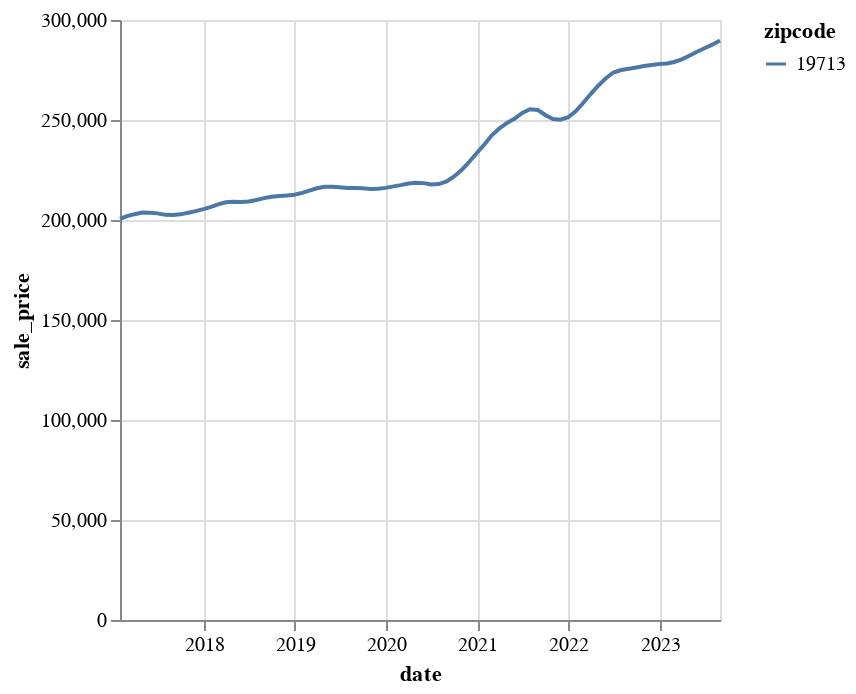

Here is the notebook cell this chart was saved with:
### Code cell
alt.Chart(top20).mark_line().encode(
    x='date:T',
    y= 'sale_price',
    color='zipcode'
)

### Figure 1 — Vega-Lite specification as saved in the notebook (floating-point values rounded to 4 significant figures)
{"config": {"view": {"continuousWidth": 300, "continuousHeight": 300}}, "data": {"name": "data-2b7bda05f4f88726af01329d7cc7e0e0"}, "mark": {"type": "line"}, "encoding": {"color": {"field": "zipcode", "type": "nominal"}, "x": {"field": "date", "type": "temporal"}, "y": {"field": "sale_price", "type": "quantitative"}}, "$schema": "https://vega.github.io/schema/vega-lite/v5.15.1.json", "datasets": {"data-2b7bda05f4f88726af01329d7cc7e0e0": [{"RegionID": 66037, "SizeRank": 2929, "zipcode": "19713", "RegionType": "zip", "StateName": "DE", "State": "DE", "City": "Newark", "Metro": "Philadelphia-Camden-Wilmington, PA-NJ-DE-MD", "CountyName": "New Castle County", "date": "2021-12-31T00:00:00", "sale_price": 251400.0, "year": "2021", "sale_price_lagged_1month": 250200.0, "sale_price_lagged_12months": 233600.0, "month_over_month_change": -0.00483, "year_over_year_change": -0.07067}, {"RegionID": 66037, "SizeRank": 2929, "zipcode": "19713", "RegionType": "zip", "StateName": "DE", "State": "DE", "City": "Newark", "Metro": "Philadelphia-Camden-Wilmington, PA-NJ-DE-MD", "CountyName": "New Castle County", "date": "2017-05-31T00:00:00", "sale_price": 203600.0, "year": "2017", "sale_price_lagged_1month": 203700.0, "sale_price_lagged_12months": null, "month_over_month_change": 0.0004818, "year_over_year_change": null}, {"RegionID": 66037, "SizeRank": 2929, "zipcode": "19713", "RegionType": "zip", "StateName": "DE", "State": "DE", "City": "Newark", "Metro": "Philadelphia-Camden-Wilmington, PA-NJ-DE-MD", "CountyName": "New Castle County", "date": "2020-03-31T00:00:00", "sale_price": 218200.0, "year": "2020", "sale_price_lagged_1month": 217400.0, "sale_price_lagged_12months": 215800.0, "month_over_month_change": -0.003564, "year_over_year_change": -0.01089}, {"RegionID": 66037, "SizeRank": 2929, "zipcode": "19713", "RegionType": "zip", "StateName": "DE", "State": "DE", "City": "Newark", "Metro": "Philadelphia-Camden-Wilmington, PA-NJ-DE-MD", "CountyName": "New Castle County", "date": "2020-07-31T00:00:00", "sale_price": 217900.0, "year": "2020", "sale_price_lagged_1month": 217800.0, "sale_price_lagged_12months": 216000.0, "month_over_month_change": -0.0008337, "year_over_year_change": -0.009067}, {"RegionID": 66037, "SizeRank": 2929, "zipcode": "19713", "RegionType": "zip", "StateName": "DE", "State": "DE", "City": "Newark", "Metro": "Philadelphia-Camden-Wilmington, PA-NJ-DE-MD", "CountyName": "New Castle County", "date": "2017-08-31T00:00:00", "sale_price": 202500.0, "year": "2017", "sale_price_lagged_1month": 202600.0, "sale_price_lagged_12months": null, "month_over_month_change": 0.0002311, "year_over_year_change": null}, {"RegionID": 66037, "SizeRank": 2929, "zipcode": "19713", "RegionType": "zip", "StateName": "DE", "State": "DE", "City": "Newark", "Metro": "Philadelphia-Camden-Wilmington, PA-NJ-DE-MD", "CountyName": "New Castle County", "date": "2019-11-30T00:00:00", "sale_price": 215600.0, "year": "2019", "sale_price_lagged_1month": 215500.0, "sale_price_lagged_12months": 212200.0, "month_over_month_change": -0.0002179, "year_over_year_change": -0.01545}, {"RegionID": 66037, "SizeRank": 2929, "zipcode": "19713", "RegionType": "zip", "StateName": "DE", "State": "DE", "City": "Newark", "Metro": "Philadelphia-Camden-Wilmington, PA-NJ-DE-MD", "CountyName": "New Castle County", "date": "2018-05-31T00:00:00", "sale_price": 209000.0, "year": "2018", "sale_price_lagged_1month": 209200.0, "sale_price_lagged_12months": 203600.0, "month_over_month_change": 0.0006049, "year_over_year_change": -0.02592}, {"RegionID": 66037, "SizeRank": 2929, "zipcode": "19713", "RegionType": "zip", "StateName": "DE", "State": "DE", "City": "Newark", "Metro": "Philadelphia-Camden-Wilmington, PA-NJ-DE-MD", "CountyName": "New Castle County", "date": "2023-08-31T00:00:00", "sale_price": 289700.0, "year": "2023", "sale_price_lagged_1month": 287700.0, "sale_price_lagged_12months": 275600.0, "month_over_month_change": -0.007087, "year_over_year_change": -0.04878}, {"RegionID": 66037, "SizeRank": 2929, "zipcode": "19713", "RegionType": "zip", "StateName": "DE", "State": "DE", "City": "Newark", "Metro": "Philadelphia-Camden-Wilmington, PA-NJ-DE-MD", "CountyName": "New Castle County", "date": "2017-04-30T00:00:00", "sale_price": 203700.0, "year": "2017", "sale_price_lagged_1month": 202900.0, "sale_price_lagged_12months": null, "month_over_month_change": -0.003906, "year_over_year_change": null}, {"RegionID": 66037, "SizeRank": 2929, "zipcode": "19713", "RegionType": "zip", "StateName": "DE", "State": "DE", "City": "Newark", "Metro": "Philadelphia-Camden-Wilmington, PA-NJ-DE-MD", "CountyName": "New Castle County", "date": "2017-10-31T00:00:00", "sale_price": 203700.0, "year": "2017", "sale_price_lagged_1month": 202800.0, "sale_price_lagged_12months": null, "month_over_month_change": -0.004122, "year_over_year_change": null}, {"RegionID": 66037, "SizeRank": 2929, "zipcode": "19713", "RegionType": "zip", "StateName": "DE", "State": "DE", "City": "Newark", "Metro": "Philadelphia-Camden-Wilmington, PA-NJ-DE-MD", "CountyName": "New Castle County", "date": "2022-11-30T00:00:00", "sale_price": 277500.0, "year": "2022", "sale_price_lagged_1month": 277000.0, "sale_price_lagged_12months": 250200.0, "month_over_month_change": -0.001978, "year_over_year_change": -0.09846}, {"RegionID": 66037, "SizeRank": 2929, "zipcode": "19713", "RegionType": "zip", "StateName": "DE", "State": "DE", "City": "Newark", "Metro": "Philadelphia-Camden-Wilmington, PA-NJ-DE-MD", "CountyName": "New Castle County", "date": "2023-03-31T00:00:00", "sale_price": 280300.0, "year": "2023", "sale_price_lagged_1month": 279000.0, "sale_price_lagged_12months": 263000.0, "month_over_month_change": -0.004695, "year_over_year_change": -0.06192}, {"RegionID": 66037, "SizeRank": 2929, "zipcode": "19713", "RegionType": "zip", "StateName": "DE", "State": "DE", "City": "Newark", "Metro": "Philadelphia-Camden-Wilmington, PA-NJ-DE-MD", "CountyName": "New Castle County", "date": "2019-09-30T00:00:00", "sale_price": 215800.0, "year": "2019", "sale_price_lagged_1month": 216000.0, "sale_price_lagged_12months": 211600.0, "month_over_month_change": 0.0007397, "year_over_year_change": -0.01966}, {"RegionID": 66037, "SizeRank": 2929, "zipcode": "19713", "RegionType": "zip", "StateName": "DE", "State": "DE", "City": "Newark", "Metro": "Philadelphia-Camden-Wilmington, PA-NJ-DE-MD", "CountyName": "New Castle County", "date": "2019-05-31T00:00:00", "sale_price": 216700.0, "year": "2019", "sale_price_lagged_1month": 216600.0, "sale_price_lagged_12months": 209000.0, "month_over_month_change": -0.0004363, "year_over_year_change": -0.03524}, {"RegionID": 66037, "SizeRank": 2929, "zipcode": "19713", "RegionType": "zip", "StateName": "DE", "State": "DE", "City": "Newark", "Metro": "Philadelphia-Camden-Wilmington, PA-NJ-DE-MD", "CountyName": "New Castle County", "date": "2018-06-30T00:00:00", "sale_price": 209300.0, "year": "2018", "sale_price_lagged_1month": 209000.0, "sale_price_lagged_12months": 203300.0, "month_over_month_change": -0.001234, "year_over_year_change": -0.02851}, {"RegionID": 66037, "SizeRank": 2929, "zipcode": "19713", "RegionType": "zip", "StateName": "DE", "State": "DE", "City": "Newark", "Metro": "Philadelphia-Camden-Wilmington, PA-NJ-DE-MD", "CountyName": "New Castle County", "date": "2020-02-29T00:00:00", "sale_price": 217400.0, "year": "2020", "sale_price_lagged_1month": 216800.0, "sale_price_lagged_12months": 214700.0, "month_over_month_change": -0.002912, "year_over_year_change": -0.01261}, {"RegionID": 66037, "SizeRank": 2929, "zipcode": "19713", "RegionType": "zip", "StateName": "DE", "State": "DE", "City": "Newark", "Metro": "Philadelphia-Camden-Wilmington, PA-NJ-DE-MD", "CountyName": "New Castle County", "date": "2021-10-31T00:00:00", "sale_price": 250500.0, "year": "2021", "sale_price_lagged_1month": 252500.0, "sale_price_lagged_12months": 225100.0, "month_over_month_change": 0.008093, "year_over_year_change": -0.1015}, {"RegionID": 66037, "SizeRank": 2929, "zipcode": "19713", "RegionType": "zip", "StateName": "DE", "State": "DE", "City": "Newark", "Metro": "Philadelphia-Camden-Wilmington, PA-NJ-DE-MD", "CountyName": "New Castle County", "date": "2017-02-28T00:00:00", "sale_price": 201900.0, "year": "2017", "sale_price_lagged_1month": 200600.0, "sale_price_lagged_12months": null, "month_over_month_change": -0.006385, "year_over_year_change": null}, {"RegionID": 66037, "SizeRank": 2929, "zipcode": "19713", "RegionType": "zip", "StateName": "DE", "State": "DE", "City": "Newark", "Metro": "Philadelphia-Camden-Wilmington, PA-NJ-DE-MD", "CountyName": "New Castle County", "date": "2019-01-31T00:00:00", "sale_price": 213500.0, "year": "2019", "sale_price_lagged_1month": 212600.0, "sale_price_lagged_12months": 206500.0, "month_over_month_change": -0.004299, "year_over_year_change": -0.03278}, {"RegionID": 66037, "SizeRank": 2929, "zipcode": "19713", "RegionType": "zip", "StateName": "DE", "State": "DE", "City": "Newark", "Metro": "Philadelphia-Camden-Wilmington, PA-NJ-DE-MD", "CountyName": "New Castle County", "date": "2020-11-30T00:00:00", "sale_price": 229100.0, "year": "2020", "sale_price_lagged_1month": 225100.0, "sale_price_lagged_12months": 215600.0, "month_over_month_change": -0.01775, "year_over_year_change": -0.05911}, {"RegionID": 66037, "SizeRank": 2929, "zipcode": "19713", "RegionType": "zip", "StateName": "DE", "State": "DE", "City": "Newark", "Metro": "Philadelphia-Camden-Wilmington, PA-NJ-DE-MD", "CountyName": "New Castle County", "date": "2017-09-30T00:00:00", "sale_price": 202800.0, "year": "2017", "sale_price_lagged_1month": 202500.0, "sale_price_lagged_12months": null, "month_over_month_change": -0.001464, "year_over_year_change": null}, {"RegionID": 66037, "SizeRank": 2929, "zipcode": "19713", "RegionType": "zip", "StateName": "DE", "State": "DE", "City": "Newark", "Metro": "Philadelphia-Camden-Wilmington, PA-NJ-DE-MD", "CountyName": "New Castle County", "date": "2018-11-30T00:00:00", "sale_price": 212200.0, "year": "2018", "sale_price_lagged_1month": 212000.0, "sale_price_lagged_12months": 204500.0, "month_over_month_change": -0.001181, "year_over_year_change": -0.03672}, {"RegionID": 66037, "SizeRank": 2929, "zipcode": "19713", "RegionType": "zip", "StateName": "DE", "State": "DE", "City": "Newark", "Metro": "Philadelphia-Camden-Wilmington, PA-NJ-DE-MD", "CountyName": "New Castle County", "date": "2018-07-31T00:00:00", "sale_price": 210000.0, "year": "2018", "sale_price_lagged_1month": 209300.0, "sale_price_lagged_12months": 202600.0, "month_over_month_change": -0.003419, "year_over_year_change": -0.03538}, {"RegionID": 66037, "SizeRank": 2929, "zipcode": "19713", "RegionType": "zip", "StateName": "DE", "State": "DE", "City": "Newark", "Metro": "Philadelphia-Camden-Wilmington, PA-NJ-DE-MD", "CountyName": "New Castle County", "date": "2022-04-30T00:00:00", "sale_price": 267100.0, "year": "2022", "sale_price_lagged_1month": 263000.0, "sale_price_lagged_12months": 248600.0, "month_over_month_change": -0.01558, "year_over_year_change": -0.06953}, {"RegionID": 66037, "SizeRank": 2929, "zipcode": "19713", "RegionType": "zip", "StateName": "DE", "State": "DE", "City": "Newark", "Metro": "Philadelphia-Camden-Wilmington, PA-NJ-DE-MD", "CountyName": "New Castle County", "date": "2021-03-31T00:00:00", "sale_price": 245800.0, "year": "2021", "sale_price_lagged_1month": 242400.0, "sale_price_lagged_12months": 218200.0, "month_over_month_change": -0.01414, "year_over_year_change": -0.1124}, {"RegionID": 66037, "SizeRank": 2929, "zipcode": "19713", "RegionType": "zip", "StateName": "DE", "State": "DE", "City": "Newark", "Metro": "Philadelphia-Camden-Wilmington, PA-NJ-DE-MD", "CountyName": "New Castle County", "date": "2022-01-31T00:00:00", "sale_price": 254500.0, "year": "2022", "sale_price_lagged_1month": 251400.0, "sale_price_lagged_12months": 238000.0, "month_over_month_change": -0.0122, "year_over_year_change": -0.06486}, {"RegionID": 66037, "SizeRank": 2929, "zipcode": "19713", "RegionType": "zip", "StateName": "DE", "State": "DE", "City": "Newark", "Metro": "Philadelphia-Camden-Wilmington, PA-NJ-DE-MD", "CountyName": "New Castle County", "date": "2019-07-31T00:00:00", "sale_price": 216000.0, "year": "2019", "sale_price_lagged_1month": 216400.0, "sale_price_lagged_12months": 210000.0, "month_over_month_change": 0.00187, "year_over_year_change": -0.02764}, {"RegionID": 66037, "SizeRank": 2929, "zipcode": "19713", "RegionType": "zip", "StateName": "DE", "State": "DE", "City": "Newark", "Metro": "Philadelphia-Camden-Wilmington, PA-NJ-DE-MD", "CountyName": "New Castle County", "date": "2020-01-31T00:00:00", "sale_price": 216800.0, "year": "2020", "sale_price_lagged_1month": 216100.0, "sale_price_lagged_12months": 213500.0, "month_over_month_change": -0.003449, "year_over_year_change": -0.01506}, {"RegionID": 66037, "SizeRank": 2929, "zipcode": "19713", "RegionType": "zip", "StateName": "DE", "State": "DE", "City": "Newark", "Metro": "Philadelphia-Camden-Wilmington, PA-NJ-DE-MD", "CountyName": "New Castle County", "date": "2022-12-31T00:00:00", "sale_price": 278000.0, "year": "2022", "sale_price_lagged_1month": 277500.0, "sale_price_lagged_12months": 251400.0, "month_over_month_change": -0.00161, "year_over_year_change": -0.09555}, {"RegionID": 66037, "SizeRank": 2929, "zipcode": "19713", "RegionType": "zip", "StateName": "DE", "State": "DE", "City": "Newark", "Metro": "Philadelphia-Camden-Wilmington, PA-NJ-DE-MD", "CountyName": "New Castle County", "date": "2020-08-31T00:00:00", "sale_price": 219300.0, "year": "2020", "sale_price_lagged_1month": 217900.0, "sale_price_lagged_12months": 216000.0, "month_over_month_change": -0.006083, "year_over_year_change": -0.01508}, {"RegionID": 66037, "SizeRank": 2929, "zipcode": "19713", "RegionType": "zip", "StateName": "DE", "State": "DE", "City": "Newark", "Metro": "Philadelphia-Camden-Wilmington, PA-NJ-DE-MD", "CountyName": "New Castle County", "date": "2022-05-31T00:00:00", "sale_price": 270900.0, "year": "2022", "sale_price_lagged_1month": 267100.0, "sale_price_lagged_12months": 250700.0, "month_over_month_change": -0.01392, "year_over_year_change": -0.07438}, {"RegionID": 66037, "SizeRank": 2929, "zipcode": "19713", "RegionType": "zip", "StateName": "DE", "State": "DE", "City": "Newark", "Metro": "Philadelphia-Camden-Wilmington, PA-NJ-DE-MD", "CountyName": "New Castle County", "date": "2018-09-30T00:00:00", "sale_price": 211600.0, "year": "2018", "sale_price_lagged_1month": 210900.0, "sale_price_lagged_12months": 202800.0, "month_over_month_change": -0.003055, "year_over_year_change": -0.04136}, {"RegionID": 66037, "SizeRank": 2929, "zipcode": "19713", "RegionType": "zip", "StateName": "DE", "State": "DE", "City": "Newark", "Metro": "Philadelphia-Camden-Wilmington, PA-NJ-DE-MD", "CountyName": "New Castle County", "date": "2020-10-31T00:00:00", "sale_price": 225100.0, "year": "2020", "sale_price_lagged_1month": 221800.0, "sale_price_lagged_12months": 215500.0, "month_over_month_change": -0.01458, "year_over_year_change": -0.04232}, {"RegionID": 66037, "SizeRank": 2929, "zipcode": "19713", "RegionType": "zip", "StateName": "DE", "State": "DE", "City": "Newark", "Metro": "Philadelphia-Camden-Wilmington, PA-NJ-DE-MD", "CountyName": "New Castle County", "date": "2021-07-31T00:00:00", "sale_price": 255400.0, "year": "2021", "sale_price_lagged_1month": 253600.0, "sale_price_lagged_12months": 217900.0, "month_over_month_change": -0.007165, "year_over_year_change": -0.1466}, {"RegionID": 66037, "SizeRank": 2929, "zipcode": "19713", "RegionType": "zip", "StateName": "DE", "State": "DE", "City": "Newark", "Metro": "Philadelphia-Camden-Wilmington, PA-NJ-DE-MD", "CountyName": "New Castle County", "date": "2017-12-31T00:00:00", "sale_price": 205400.0, "year": "2017", "sale_price_lagged_1month": 204500.0, "sale_price_lagged_12months": null, "month_over_month_change": -0.004766, "year_over_year_change": null}, {"RegionID": 66037, "SizeRank": 2929, "zipcode": "19713", "RegionType": "zip", "StateName": "DE", "State": "DE", "City": "Newark", "Metro": "Philadelphia-Camden-Wilmington, PA-NJ-DE-MD", "CountyName": "New Castle County", "date": "2023-01-31T00:00:00", "sale_price": 278200.0, "year": "2023", "sale_price_lagged_1month": 278000.0, "sale_price_lagged_12months": 254500.0, "month_over_month_change": -0.0009488, "year_over_year_change": -0.08525}, {"RegionID": 66037, "SizeRank": 2929, "zipcode": "19713", "RegionType": "zip", "StateName": "DE", "State": "DE", "City": "Newark", "Metro": "Philadelphia-Camden-Wilmington, PA-NJ-DE-MD", "CountyName": "New Castle County", "date": "2021-11-30T00:00:00", "sale_price": 250200.0, "year": "2021", "sale_price_lagged_1month": 250500.0, "sale_price_lagged_12months": 229100.0, "month_over_month_change": 0.001153, "year_over_year_change": -0.0842}, {"RegionID": 66037, "SizeRank": 2929, "zipcode": "19713", "RegionType": "zip", "StateName": "DE", "State": "DE", "City": "Newark", "Metro": "Philadelphia-Camden-Wilmington, PA-NJ-DE-MD", "CountyName": "New Castle County", "date": "2019-04-30T00:00:00", "sale_price": 216600.0, "year": "2019", "sale_price_lagged_1month": 215800.0, "sale_price_lagged_12months": 209200.0, "month_over_month_change": -0.003325, "year_over_year_change": -0.03424}, {"RegionID": 66037, "SizeRank": 2929, "zipcode": "19713", "RegionType": "zip", "StateName": "DE", "State": "DE", "City": "Newark", "Metro": "Philadelphia-Camden-Wilmington, PA-NJ-DE-MD", "CountyName": "New Castle County", "date": "2018-02-28T00:00:00", "sale_price": 207900.0, "year": "2018", "sale_price_lagged_1month": 206500.0, "sale_price_lagged_12months": 201900.0, "month_over_month_change": -0.006291, "year_over_year_change": -0.02861}, {"RegionID": 66037, "SizeRank": 2929, "zipcode": "19713", "RegionType": "zip", "StateName": "DE", "State": "DE", "City": "Newark", "Metro": "Philadelphia-Camden-Wilmington, PA-NJ-DE-MD", "CountyName": "New Castle County", "date": "2017-07-31T00:00:00", "sale_price": 202600.0, "year": "2017", "sale_price_lagged_1month": 203300.0, "sale_price_lagged_12months": null, "month_over_month_change": 0.003683, "year_over_year_change": null}, {"RegionID": 66037, "SizeRank": 2929, "zipcode": "19713", "RegionType": "zip", "StateName": "DE", "State": "DE", "City": "Newark", "Metro": "Philadelphia-Camden-Wilmington, PA-NJ-DE-MD", "CountyName": "New Castle County", "date": "2022-10-31T00:00:00", "sale_price": 277000.0, "year": "2022", "sale_price_lagged_1month": 276200.0, "sale_price_lagged_12months": 250500.0, "month_over_month_change": -0.002643, "year_over_year_change": -0.09564}, {"RegionID": 66037, "SizeRank": 2929, "zipcode": "19713", "RegionType": "zip", "StateName": "DE", "State": "DE", "City": "Newark", "Metro": "Philadelphia-Camden-Wilmington, PA-NJ-DE-MD", "CountyName": "New Castle County", "date": "2020-12-31T00:00:00", "sale_price": 233600.0, "year": "2020", "sale_price_lagged_1month": 229100.0, "sale_price_lagged_12months": 216100.0, "month_over_month_change": -0.01932, "year_over_year_change": -0.0752}, {"RegionID": 66037, "SizeRank": 2929, "zipcode": "19713", "RegionType": "zip", "StateName": "DE", "State": "DE", "City": "Newark", "Metro": "Philadelphia-Camden-Wilmington, PA-NJ-DE-MD", "CountyName": "New Castle County", "date": "2018-01-31T00:00:00", "sale_price": 206500.0, "year": "2018", "sale_price_lagged_1month": 205400.0, "sale_price_lagged_12months": 200600.0, "month_over_month_change": -0.005402, "year_over_year_change": -0.0287}, {"RegionID": 66037, "SizeRank": 2929, "zipcode": "19713", "RegionType": "zip", "StateName": "DE", "State": "DE", "City": "Newark", "Metro": "Philadelphia-Camden-Wilmington, PA-NJ-DE-MD", "CountyName": "New Castle County", "date": "2018-04-30T00:00:00", "sale_price": 209200.0, "year": "2018", "sale_price_lagged_1month": 208900.0, "sale_price_lagged_12months": 203700.0, "month_over_month_change": -0.001349, "year_over_year_change": -0.02604}, {"RegionID": 66037, "SizeRank": 2929, "zipcode": "19713", "RegionType": "zip", "StateName": "DE", "State": "DE", "City": "Newark", "Metro": "Philadelphia-Camden-Wilmington, PA-NJ-DE-MD", "CountyName": "New Castle County", "date": "2023-05-31T00:00:00", "sale_price": 284100.0, "year": "2023", "sale_price_lagged_1month": 282200.0, "sale_price_lagged_12months": 270900.0, "month_over_month_change": -0.006817, "year_over_year_change": -0.04644}, {"RegionID": 66037, "SizeRank": 2929, "zipcode": "19713", "RegionType": "zip", "StateName": "DE", "State": "DE", "City": "Newark", "Metro": "Philadelphia-Camden-Wilmington, PA-NJ-DE-MD", "CountyName": "New Castle County", "date": "2023-06-30T00:00:00", "sale_price": 285900.0, "year": "2023", "sale_price_lagged_1month": 284100.0, "sale_price_lagged_12months": 273700.0, "month_over_month_change": -0.006233, "year_over_year_change": -0.04245}, {"RegionID": 66037, "SizeRank": 2929, "zipcode": "19713", "RegionType": "zip", "StateName": "DE", "State": "DE", "City": "Newark", "Metro": "Philadelphia-Camden-Wilmington, PA-NJ-DE-MD", "CountyName": "New Castle County", "date": "2020-05-31T00:00:00", "sale_price": 218400.0, "year": "2020", "sale_price_lagged_1month": 218700.0, "sale_price_lagged_12months": 216700.0, "month_over_month_change": 0.001, "year_over_year_change": -0.00814}, {"RegionID": 66037, "SizeRank": 2929, "zipcode": "19713", "RegionType": "zip", "StateName": "DE", "State": "DE", "City": "Newark", "Metro": "Philadelphia-Camden-Wilmington, PA-NJ-DE-MD", "CountyName": "New Castle County", "date": "2022-02-28T00:00:00", "sale_price": 258400.0, "year": "2022", "sale_price_lagged_1month": 254500.0, "sale_price_lagged_12months": 242400.0, "month_over_month_change": -0.01495, "year_over_year_change": -0.06191}, {"RegionID": 66037, "SizeRank": 2929, "zipcode": "19713", "RegionType": "zip", "StateName": "DE", "State": "DE", "City": "Newark", "Metro": "Philadelphia-Camden-Wilmington, PA-NJ-DE-MD", "CountyName": "New Castle County", "date": "2020-09-30T00:00:00", "sale_price": 221800.0, "year": "2020", "sale_price_lagged_1month": 219300.0, "sale_price_lagged_12months": 215800.0, "month_over_month_change": -0.01123, "year_over_year_change": -0.02686}, {"RegionID": 66037, "SizeRank": 2929, "zipcode": "19713", "RegionType": "zip", "StateName": "DE", "State": "DE", "City": "Newark", "Metro": "Philadelphia-Camden-Wilmington, PA-NJ-DE-MD", "CountyName": "New Castle County", "date": "2023-02-28T00:00:00", "sale_price": 279000.0, "year": "2023", "sale_price_lagged_1month": 278200.0, "sale_price_lagged_12months": 258400.0, "month_over_month_change": -0.002821, "year_over_year_change": -0.07398}, {"RegionID": 66037, "SizeRank": 2929, "zipcode": "19713", "RegionType": "zip", "StateName": "DE", "State": "DE", "City": "Newark", "Metro": "Philadelphia-Camden-Wilmington, PA-NJ-DE-MD", "CountyName": "New Castle County", "date": "2022-09-30T00:00:00", "sale_price": 276200.0, "year": "2022", "sale_price_lagged_1month": 275600.0, "sale_price_lagged_12months": 252500.0, "month_over_month_change": -0.002333, "year_over_year_change": -0.0859}, {"RegionID": 66037, "SizeRank": 2929, "zipcode": "19713", "RegionType": "zip", "StateName": "DE", "State": "DE", "City": "Newark", "Metro": "Philadelphia-Camden-Wilmington, PA-NJ-DE-MD", "CountyName": "New Castle County", "date": "2020-04-30T00:00:00", "sale_price": 218700.0, "year": "2020", "sale_price_lagged_1month": 218200.0, "sale_price_lagged_12months": 216600.0, "month_over_month_change": -0.001993, "year_over_year_change": -0.009563}, {"RegionID": 66037, "SizeRank": 2929, "zipcode": "19713", "RegionType": "zip", "StateName": "DE", "State": "DE", "City": "Newark", "Metro": "Philadelphia-Camden-Wilmington, PA-NJ-DE-MD", "CountyName": "New Castle County", "date": "2021-01-31T00:00:00", "sale_price": 238000.0, "year": "2021", "sale_price_lagged_1month": 233600.0, "sale_price_lagged_12months": 216800.0, "month_over_month_change": -0.01834, "year_over_year_change": -0.08901}, {"RegionID": 66037, "SizeRank": 2929, "zipcode": "19713", "RegionType": "zip", "StateName": "DE", "State": "DE", "City": "Newark", "Metro": "Philadelphia-Camden-Wilmington, PA-NJ-DE-MD", "CountyName": "New Castle County", "date": "2018-12-31T00:00:00", "sale_price": 212600.0, "year": "2018", "sale_price_lagged_1month": 212200.0, "sale_price_lagged_12months": 205400.0, "month_over_month_change": -0.0018, "year_over_year_change": -0.03385}, {"RegionID": 66037, "SizeRank": 2929, "zipcode": "19713", "RegionType": "zip", "StateName": "DE", "State": "DE", "City": "Newark", "Metro": "Philadelphia-Camden-Wilmington, PA-NJ-DE-MD", "CountyName": "New Castle County", "date": "2020-06-30T00:00:00", "sale_price": 217800.0, "year": "2020", "sale_price_lagged_1month": 218400.0, "sale_price_lagged_12months": 216400.0, "month_over_month_change": 0.003099, "year_over_year_change": -0.006386}, {"RegionID": 66037, "SizeRank": 2929, "zipcode": "19713", "RegionType": "zip", "StateName": "DE", "State": "DE", "City": "Newark", "Metro": "Philadelphia-Camden-Wilmington, PA-NJ-DE-MD", "CountyName": "New Castle County", "date": "2022-08-31T00:00:00", "sale_price": 275600.0, "year": "2022", "sale_price_lagged_1month": 275000.0, "sale_price_lagged_12months": 255000.0, "month_over_month_change": -0.002212, "year_over_year_change": -0.07454}, {"RegionID": 66037, "SizeRank": 2929, "zipcode": "19713", "RegionType": "zip", "StateName": "DE", "State": "DE", "City": "Newark", "Metro": "Philadelphia-Camden-Wilmington, PA-NJ-DE-MD", "CountyName": "New Castle County", "date": "2023-04-30T00:00:00", "sale_price": 282200.0, "year": "2023", "sale_price_lagged_1month": 280300.0, "sale_price_lagged_12months": 267100.0, "month_over_month_change": -0.006481, "year_over_year_change": -0.05325}, {"RegionID": 66037, "SizeRank": 2929, "zipcode": "19713", "RegionType": "zip", "StateName": "DE", "State": "DE", "City": "Newark", "Metro": "Philadelphia-Camden-Wilmington, PA-NJ-DE-MD", "CountyName": "New Castle County", "date": "2021-05-31T00:00:00", "sale_price": 250700.0, "year": "2021", "sale_price_lagged_1month": 248600.0, "sale_price_lagged_12months": 218400.0, "month_over_month_change": -0.008747, "year_over_year_change": -0.1288}, {"RegionID": 66037, "SizeRank": 2929, "zipcode": "19713", "RegionType": "zip", "StateName": "DE", "State": "DE", "City": "Newark", "Metro": "Philadelphia-Camden-Wilmington, PA-NJ-DE-MD", "CountyName": "New Castle County", "date": "2022-06-30T00:00:00", "sale_price": 273700.0, "year": "2022", "sale_price_lagged_1month": 270900.0, "sale_price_lagged_12months": 253600.0, "month_over_month_change": -0.01037, "year_over_year_change": -0.0737}, {"RegionID": 66037, "SizeRank": 2929, "zipcode": "19713", "RegionType": "zip", "StateName": "DE", "State": "DE", "City": "Newark", "Metro": "Philadelphia-Camden-Wilmington, PA-NJ-DE-MD", "CountyName": "New Castle County", "date": "2019-08-31T00:00:00", "sale_price": 216000.0, "year": "2019", "sale_price_lagged_1month": 216000.0, "sale_price_lagged_12months": 210900.0, "month_over_month_change": -1.611e-05, "year_over_year_change": -0.02338}, {"RegionID": 66037, "SizeRank": 2929, "zipcode": "19713", "RegionType": "zip", "StateName": "DE", "State": "DE", "City": "Newark", "Metro": "Philadelphia-Camden-Wilmington, PA-NJ-DE-MD", "CountyName": "New Castle County", "date": "2017-03-31T00:00:00", "sale_price": 202900.0, "year": "2017", "sale_price_lagged_1month": 201900.0, "sale_price_lagged_12months": null, "month_over_month_change": -0.00494, "year_over_year_change": null}, {"RegionID": 66037, "SizeRank": 2929, "zipcode": "19713", "RegionType": "zip", "StateName": "DE", "State": "DE", "City": "Newark", "Metro": "Philadelphia-Camden-Wilmington, PA-NJ-DE-MD", "CountyName": "New Castle County", "date": "2021-06-30T00:00:00", "sale_price": 253600.0, "year": "2021", "sale_price_lagged_1month": 250700.0, "sale_price_lagged_12months": 217800.0, "month_over_month_change": -0.0111, "year_over_year_change": -0.1412}, {"RegionID": 66037, "SizeRank": 2929, "zipcode": "19713", "RegionType": "zip", "StateName": "DE", "State": "DE", "City": "Newark", "Metro": "Philadelphia-Camden-Wilmington, PA-NJ-DE-MD", "CountyName": "New Castle County", "date": "2019-06-30T00:00:00", "sale_price": 216400.0, "year": "2019", "sale_price_lagged_1month": 216700.0, "sale_price_lagged_12months": 209300.0, "month_over_month_change": 0.001328, "year_over_year_change": -0.03277}, {"RegionID": 66037, "SizeRank": 2929, "zipcode": "19713", "RegionType": "zip", "StateName": "DE", "State": "DE", "City": "Newark", "Metro": "Philadelphia-Camden-Wilmington, PA-NJ-DE-MD", "CountyName": "New Castle County", "date": "2023-07-31T00:00:00", "sale_price": 287700.0, "year": "2023", "sale_price_lagged_1month": 285900.0, "sale_price_lagged_12months": 275000.0, "month_over_month_change": -0.006234, "year_over_year_change": -0.04411}, {"RegionID": 66037, "SizeRank": 2929, "zipcode": "19713", "RegionType": "zip", "StateName": "DE", "State": "DE", "City": "Newark", "Metro": "Philadelphia-Camden-Wilmington, PA-NJ-DE-MD", "CountyName": "New Castle County", "date": "2018-03-31T00:00:00", "sale_price": 208900.0, "year": "2018", "sale_price_lagged_1month": 207900.0, "sale_price_lagged_12months": 202900.0, "month_over_month_change": -0.004865, "year_over_year_change": -0.02853}, {"RegionID": 66037, "SizeRank": 2929, "zipcode": "19713", "RegionType": "zip", "StateName": "DE", "State": "DE", "City": "Newark", "Metro": "Philadelphia-Camden-Wilmington, PA-NJ-DE-MD", "CountyName": "New Castle County", "date": "2018-08-31T00:00:00", "sale_price": 210900.0, "year": "2018", "sale_price_lagged_1month": 210000.0, "sale_price_lagged_12months": 202500.0, "month_over_month_change": -0.004377, "year_over_year_change": -0.03983}, {"RegionID": 66037, "SizeRank": 2929, "zipcode": "19713", "RegionType": "zip", "StateName": "DE", "State": "DE", "City": "Newark", "Metro": "Philadelphia-Camden-Wilmington, PA-NJ-DE-MD", "CountyName": "New Castle County", "date": "2022-07-31T00:00:00", "sale_price": 275000.0, "year": "2022", "sale_price_lagged_1month": 273700.0, "sale_price_lagged_12months": 255400.0, "month_over_month_change": -0.004504, "year_over_year_change": -0.07122}, {"RegionID": 66037, "SizeRank": 2929, "zipcode": "19713", "RegionType": "zip", "StateName": "DE", "State": "DE", "City": "Newark", "Metro": "Philadelphia-Camden-Wilmington, PA-NJ-DE-MD", "CountyName": "New Castle County", "date": "2017-06-30T00:00:00", "sale_price": 203300.0, "year": "2017", "sale_price_lagged_1month": 203600.0, "sale_price_lagged_12months": null, "month_over_month_change": 0.001428, "year_over_year_change": null}, {"RegionID": 66037, "SizeRank": 2929, "zipcode": "19713", "RegionType": "zip", "StateName": "DE", "State": "DE", "City": "Newark", "Metro": "Philadelphia-Camden-Wilmington, PA-NJ-DE-MD", "CountyName": "New Castle County", "date": "2019-12-31T00:00:00", "sale_price": 216100.0, "year": "2019", "sale_price_lagged_1month": 215600.0, "sale_price_lagged_12months": 212600.0, "month_over_month_change": -0.002259, "year_over_year_change": -0.0159}, {"RegionID": 66037, "SizeRank": 2929, "zipcode": "19713", "RegionType": "zip", "StateName": "DE", "State": "DE", "City": "Newark", "Metro": "Philadelphia-Camden-Wilmington, PA-NJ-DE-MD", "CountyName": "New Castle County", "date": "2017-11-30T00:00:00", "sale_price": 204500.0, "year": "2017", "sale_price_lagged_1month": 203700.0, "sale_price_lagged_12months": null, "month_over_month_change": -0.003864, "year_over_year_change": null}, {"RegionID": 66037, "SizeRank": 2929, "zipcode": "19713", "RegionType": "zip", "StateName": "DE", "State": "DE", "City": "Newark", "Metro": "Philadelphia-Camden-Wilmington, PA-NJ-DE-MD", "CountyName": "New Castle County", "date": "2019-02-28T00:00:00", "sale_price": 214700.0, "year": "2019", "sale_price_lagged_1month": 213500.0, "sale_price_lagged_12months": 207900.0, "month_over_month_change": -0.005394, "year_over_year_change": -0.0319}, {"RegionID": 66037, "SizeRank": 2929, "zipcode": "19713", "RegionType": "zip", "StateName": "DE", "State": "DE", "City": "Newark", "Metro": "Philadelphia-Camden-Wilmington, PA-NJ-DE-MD", "CountyName": "New Castle County", "date": "2019-10-31T00:00:00", "sale_price": 215500.0, "year": "2019", "sale_price_lagged_1month": 215800.0, "sale_price_lagged_12months": 212000.0, "month_over_month_change": 0.001326, "year_over_year_change": -0.0164}, {"RegionID": 66037, "SizeRank": 2929, "zipcode": "19713", "RegionType": "zip", "StateName": "DE", "State": "DE", "City": "Newark", "Metro": "Philadelphia-Camden-Wilmington, PA-NJ-DE-MD", "CountyName": "New Castle County", "date": "2022-03-31T00:00:00", "sale_price": 263000.0, "year": "2022", "sale_price_lagged_1month": 258400.0, "sale_price_lagged_12months": 245800.0, "month_over_month_change": -0.01749, "year_over_year_change": -0.0651}, {"RegionID": 66037, "SizeRank": 2929, "zipcode": "19713", "RegionType": "zip", "StateName": "DE", "State": "DE", "City": "Newark", "Metro": "Philadelphia-Camden-Wilmington, PA-NJ-DE-MD", "CountyName": "New Castle County", "date": "2021-08-31T00:00:00", "sale_price": 255000.0, "year": "2021", "sale_price_lagged_1month": 255400.0, "sale_price_lagged_12months": 219300.0, "month_over_month_change": 0.001367, "year_over_year_change": -0.1402}, {"RegionID": 66037, "SizeRank": 2929, "zipcode": "19713", "RegionType": "zip", "StateName": "DE", "State": "DE", "City": "Newark", "Metro": "Philadelphia-Camden-Wilmington, PA-NJ-DE-MD", "CountyName": "New Castle County", "date": "2021-04-30T00:00:00", "sale_price": 248600.0, "year": "2021", "sale_price_lagged_1month": 245800.0, "sale_price_lagged_12months": 218700.0, "month_over_month_change": -0.01089, "year_over_year_change": -0.1203}, {"RegionID": 66037, "SizeRank": 2929, "zipcode": "19713", "RegionType": "zip", "StateName": "DE", "State": "DE", "City": "Newark", "Metro": "Philadelphia-Camden-Wilmington, PA-NJ-DE-MD", "CountyName": "New Castle County", "date": "2021-02-28T00:00:00", "sale_price": 242400.0, "year": "2021", "sale_price_lagged_1month": 238000.0, "sale_price_lagged_12months": 217400.0, "month_over_month_change": -0.01805, "year_over_year_change": -0.1028}, {"RegionID": 66037, "SizeRank": 2929, "zipcode": "19713", "RegionType": "zip", "StateName": "DE", "State": "DE", "City": "Newark", "Metro": "Philadelphia-Camden-Wilmington, PA-NJ-DE-MD", "CountyName": "New Castle County", "date": "2017-01-31T00:00:00", "sale_price": 200600.0, "year": "2017", "sale_price_lagged_1month": null, "sale_price_lagged_12months": null, "month_over_month_change": null, "year_over_year_change": null}, {"RegionID": 66037, "SizeRank": 2929, "zipcode": "19713", "RegionType": "zip", "StateName": "DE", "State": "DE", "City": "Newark", "Metro": "Philadelphia-Camden-Wilmington, PA-NJ-DE-MD", "CountyName": "New Castle County", "date": "2018-10-31T00:00:00", "sale_price": 212000.0, "year": "2018", "sale_price_lagged_1month": 211600.0, "sale_price_lagged_12months": 203700.0, "month_over_month_change": -0.001992, "year_over_year_change": -0.0393}, {"RegionID": 66037, "SizeRank": 2929, "zipcode": "19713", "RegionType": "zip", "StateName": "DE", "State": "DE", "City": "Newark", "Metro": "Philadelphia-Camden-Wilmington, PA-NJ-DE-MD", "CountyName": "New Castle County", "date": "2021-09-30T00:00:00", "sale_price": 252500.0, "year": "2021", "sale_price_lagged_1month": 255000.0, "sale_price_lagged_12months": 221800.0, "month_over_month_change": 0.01007, "year_over_year_change": -0.1217}, {"RegionID": 66037, "SizeRank": 2929, "zipcode": "19713", "RegionType": "zip", "StateName": "DE", "State": "DE", "City": "Newark", "Metro": "Philadelphia-Camden-Wilmington, PA-NJ-DE-MD", "CountyName": "New Castle County", "date": "2019-03-31T00:00:00", "sale_price": 215800.0, "year": "2019", "sale_price_lagged_1month": 214700.0, "sale_price_lagged_12months": 208900.0, "month_over_month_change": -0.005297, "year_over_year_change": -0.03232}]}}
